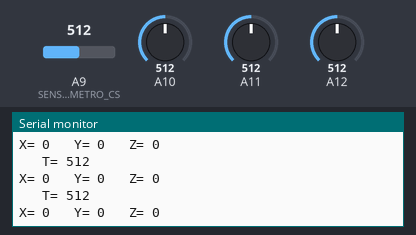
The sketch below on a simulated Arduino Mega 2560, built with avr-gcc and run on an emulated ATmega2560. On the bench: the last lines printed to the serial monitor. Inputs (shaded band) come from the test bench; at power-on: A10 = 512, A11 = 512, A9 (SENSOR_MOVIMENTO_ACELEROMETRO_CS) = 512, A12 = 512.

Above: at 1.2 s.
1.3 s: A10 set to 603
At 2.3 s:
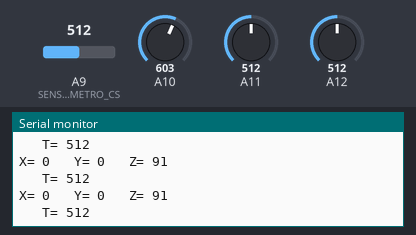
2.8 s: A10 set to 618
At 3.8 s:
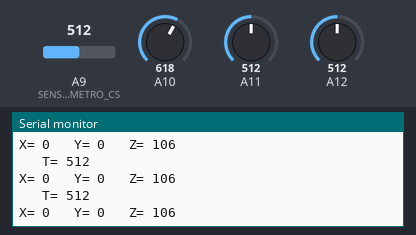
4.3 s: A11 set to 537
At 5.3 s:
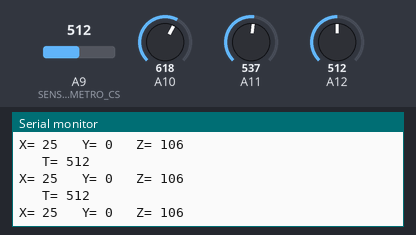
5.8 s: A9 (SENSOR_MOVIMENTO_ACELEROMETRO_CS) set to 108
At 6.9 s:
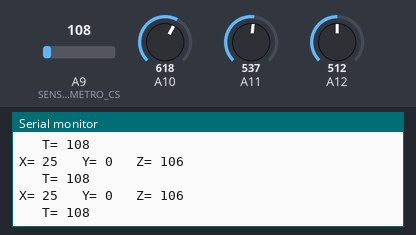
7.3 s: A9 (SENSOR_MOVIMENTO_ACELEROMETRO_CS) set to 92
At 7.8 s:
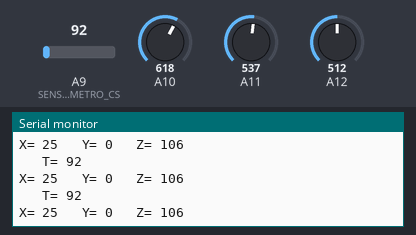
Timing chart, 0 to 10.3 s (numbered marks = the images above; inputs shaded):
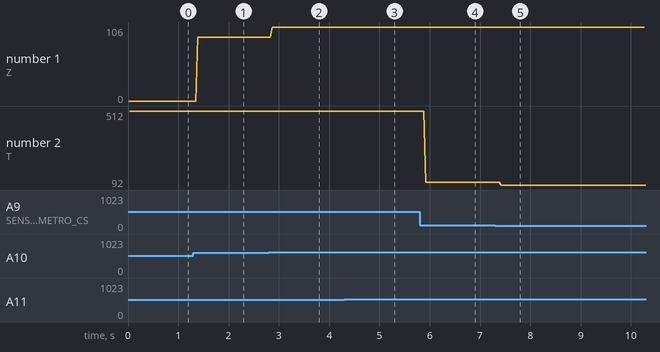

Measured:
- the behaviour switches between 611 and 612 on A10 (found by bisection; images 1 and 2)
- the behaviour switches between 100 and 99 on A9 (SENSOR_MOVIMENTO_ACELEROMETRO_CS) (found by bisection; images 4 and 5)
- after the input at 1.3 s, the serial monitor: prints a new line after 0.08 s (image 1)
- after the input at 2.8 s, the serial monitor: prints a new line after 0.07 s (image 2)
- after the input at 4.3 s, the serial monitor: prints a new line after 0.10 s (image 3)
- after the input at 5.8 s, the serial monitor: prints a new line after 0.12 s (image 4)
- after the input at 7.3 s, the serial monitor: prints a new line after 0.12 s (image 5)
- plotted number 1: 0 → 91 after the input at 1.3 s, 91 → 106 after the input at 2.8 s, 106 → 10 after the input at 7.3 s

The sketch:

adxl345_2.ino
```cpp
#include <Wire.h>
int ADXL345 = 0x53;
int X, Y, Z, T;
int DIVISOR = 256;


#define SENSOR_MOVIMENTO_ACELEROMETRO_SDA_Y 28
#define SENSOR_MOVIMENTO_ACELEROMETRO_LCS_X 27
#define SENSOR_MOVIMENTO_ACELEROMETRO_SDO_Z 26
#define SENSOR_MOVIMENTO_ACELEROMETRO_CS 9

void setup() {
  Serial.begin(9600);
  delay(10);
}
void loop() {
  X = analogRead(SENSOR_MOVIMENTO_ACELEROMETRO_LCS_X) << 8;
  Y = analogRead(SENSOR_MOVIMENTO_ACELEROMETRO_SDA_Y) << 8;
  Z = analogRead(SENSOR_MOVIMENTO_ACELEROMETRO_SDO_Z) << 8;
  T = analogRead(SENSOR_MOVIMENTO_ACELEROMETRO_CS);

  X = X/DIVISOR;
  Y = Y/DIVISOR;
  Z = Z/DIVISOR;

  Serial.print("X= ");
  Serial.print(X);

  Serial.print("   Y= ");
  Serial.print(Y);

  Serial.print("   Z= ");
  Serial.println(Z);

  Serial.println();
  Serial.print("   T= ");
  Serial.println(T);
}
```
